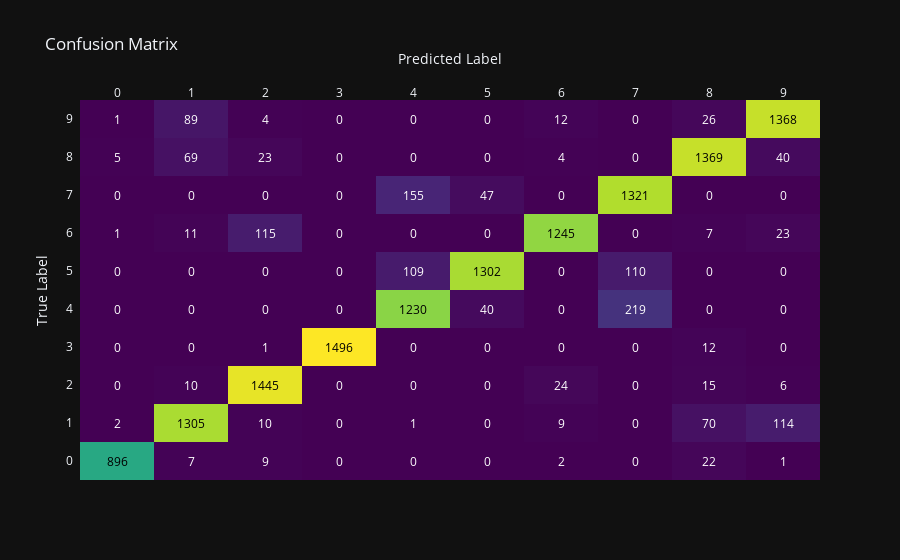

This figure's notebook cell:
### Markdown cell above
Confusion Matrix

### Code cell
import plotly.figure_factory as ff
import numpy as np
from sklearn.metrics import confusion_matrix

# Predict classes to compute confusion matrix
y_pred = model.predict(X_test)
y_pred_classes = np.argmax(y_pred, axis=1)

# Confusion Matrix
cm = confusion_matrix(y_test, y_pred_classes)
labels = list(range(len(np.unique(y_test))))  # Adjust as per your labels

# Create a heatmap from the confusion matrix
fig = ff.create_annotated_heatmap(z=cm, x=labels, y=labels, colorscale='Viridis')
fig.update_layout(title='Confusion Matrix',
                  xaxis_title='Predicted Label',
                  yaxis_title='True Label',
                  template='plotly_dark')
fig.show()

### Figure 1 — Plotly figure (JSON) as saved in the notebook; plotly's stock layout.template omitted (floating-point values rounded to 4 significant figures)
{"data": [{"colorscale": [[0, "#440154"], [0.1111, "#482878"], [0.2222, "#3e4989"], [0.3333, "#31688e"], [0.4444, "#26828e"], [0.5556, "#1f9e89"], [0.6667, "#35b779"], [0.7778, "#6ece58"], [0.8889, "#b5de2b"], [1, "#fde725"]], "reversescale": false, "showscale": false, "type": "heatmap", "x": [0, 1, 2, 3, 4, 5, 6, 7, 8, 9], "y": [0, 1, 2, 3, 4, 5, 6, 7, 8, 9], "z": [[896, 7, 9, 0, 0, 0, 2, 0, 22, 1], [2, 1305, 10, 0, 1, 0, 9, 0, 70, 114], [0, 10, 1445, 0, 0, 0, 24, 0, 15, 6], [0, 0, 1, 1496, 0, 0, 0, 0, 12, 0], [0, 0, 0, 0, 1230, 40, 0, 219, 0, 0], [0, 0, 0, 0, 109, 1302, 0, 110, 0, 0], [1, 11, 115, 0, 0, 0, 1245, 0, 7, 23], [0, 0, 0, 0, 155, 47, 0, 1321, 0, 0], [5, 69, 23, 0, 0, 0, 4, 0, 1369, 40], [1, 89, 4, 0, 0, 0, 12, 0, 26, 1368]]}], "layout": {"annotations": [{"font": {"color": "#000000"}, "showarrow": false, "text": "896", "x": 0, "xref": "x", "y": 0, "yref": "y"}, {"font": {"color": "#FFFFFF"}, "showarrow": false, "text": "7", "x": 1, "xref": "x", "y": 0, "yref": "y"}, {"font": {"color": "#FFFFFF"}, "showarrow": false, "text": "9", "x": 2, "xref": "x", "y": 0, "yref": "y"}, {"font": {"color": "#FFFFFF"}, "showarrow": false, "text": "0", "x": 3, "xref": "x", "y": 0, "yref": "y"}, {"font": {"color": "#FFFFFF"}, "showarrow": false, "text": "0", "x": 4, "xref": "x", "y": 0, "yref": "y"}, {"font": {"color": "#FFFFFF"}, "showarrow": false, "text": "0", "x": 5, "xref": "x", "y": 0, "yref": "y"}, {"font": {"color": "#FFFFFF"}, "showarrow": false, "text": "2", "x": 6, "xref": "x", "y": 0, "yref": "y"}, {"font": {"color": "#FFFFFF"}, "showarrow": false, "text": "0", "x": 7, "xref": "x", "y": 0, "yref": "y"}, {"font": {"color": "#FFFFFF"}, "showarrow": false, "text": "22", "x": 8, "xref": "x", "y": 0, "yref": "y"}, {"font": {"color": "#FFFFFF"}, "showarrow": false, "text": "1", "x": 9, "xref": "x", "y": 0, "yref": "y"}, {"font": {"color": "#FFFFFF"}, "showarrow": false, "text": "2", "x": 0, "xref": "x", "y": 1, "yref": "y"}, {"font": {"color": "#000000"}, "showarrow": false, "text": "1305", "x": 1, "xref": "x", "y": 1, "yref": "y"}, {"font": {"color": "#FFFFFF"}, "showarrow": false, "text": "10", "x": 2, "xref": "x", "y": 1, "yref": "y"}, {"font": {"color": "#FFFFFF"}, "showarrow": false, "text": "0", "x": 3, "xref": "x", "y": 1, "yref": "y"}, {"font": {"color": "#FFFFFF"}, "showarrow": false, "text": "1", "x": 4, "xref": "x", "y": 1, "yref": "y"}, {"font": {"color": "#FFFFFF"}, "showarrow": false, "text": "0", "x": 5, "xref": "x", "y": 1, "yref": "y"}, {"font": {"color": "#FFFFFF"}, "showarrow": false, "text": "9", "x": 6, "xref": "x", "y": 1, "yref": "y"}, {"font": {"color": "#FFFFFF"}, "showarrow": false, "text": "0", "x": 7, "xref": "x", "y": 1, "yref": "y"}, {"font": {"color": "#FFFFFF"}, "showarrow": false, "text": "70", "x": 8, "xref": "x", "y": 1, "yref": "y"}, {"font": {"color": "#FFFFFF"}, "showarrow": false, "text": "114", "x": 9, "xref": "x", "y": 1, "yref": "y"}, {"font": {"color": "#FFFFFF"}, "showarrow": false, "text": "0", "x": 0, "xref": "x", "y": 2, "yref": "y"}, {"font": {"color": "#FFFFFF"}, "showarrow": false, "text": "10", "x": 1, "xref": "x", "y": 2, "yref": "y"}, {"font": {"color": "#000000"}, "showarrow": false, "text": "1445", "x": 2, "xref": "x", "y": 2, "yref": "y"}, {"font": {"color": "#FFFFFF"}, "showarrow": false, "text": "0", "x": 3, "xref": "x", "y": 2, "yref": "y"}, {"font": {"color": "#FFFFFF"}, "showarrow": false, "text": "0", "x": 4, "xref": "x", "y": 2, "yref": "y"}, {"font": {"color": "#FFFFFF"}, "showarrow": false, "text": "0", "x": 5, "xref": "x", "y": 2, "yref": "y"}, {"font": {"color": "#FFFFFF"}, "showarrow": false, "text": "24", "x": 6, "xref": "x", "y": 2, "yref": "y"}, {"font": {"color": "#FFFFFF"}, "showarrow": false, "text": "0", "x": 7, "xref": "x", "y": 2, "yref": "y"}, {"font": {"color": "#FFFFFF"}, "showarrow": false, "text": "15", "x": 8, "xref": "x", "y": 2, "yref": "y"}, {"font": {"color": "#FFFFFF"}, "showarrow": false, "text": "6", "x": 9, "xref": "x", "y": 2, "yref": "y"}, {"font": {"color": "#FFFFFF"}, "showarrow": false, "text": "0", "x": 0, "xref": "x", "y": 3, "yref": "y"}, {"font": {"color": "#FFFFFF"}, "showarrow": false, "text": "0", "x": 1, "xref": "x", "y": 3, "yref": "y"}, {"font": {"color": "#FFFFFF"}, "showarrow": false, "text": "1", "x": 2, "xref": "x", "y": 3, "yref": "y"}, {"font": {"color": "#000000"}, "showarrow": false, "text": "1496", "x": 3, "xref": "x", "y": 3, "yref": "y"}, {"font": {"color": "#FFFFFF"}, "showarrow": false, "text": "0", "x": 4, "xref": "x", "y": 3, "yref": "y"}, {"font": {"color": "#FFFFFF"}, "showarrow": false, "text": "0", "x": 5, "xref": "x", "y": 3, "yref": "y"}, {"font": {"color": "#FFFFFF"}, "showarrow": false, "text": "0", "x": 6, "xref": "x", "y": 3, "yref": "y"}, {"font": {"color": "#FFFFFF"}, "showarrow": false, "text": "0", "x": 7, "xref": "x", "y": 3, "yref": "y"}, {"font": {"color": "#FFFFFF"}, "showarrow": false, "text": "12", "x": 8, "xref": "x", "y": 3, "yref": "y"}, {"font": {"color": "#FFFFFF"}, "showarrow": false, "text": "0", "x": 9, "xref": "x", "y": 3, "yref": "y"}, {"font": {"color": "#FFFFFF"}, "showarrow": false, "text": "0", "x": 0, "xref": "x", "y": 4, "yref": "y"}, {"font": {"color": "#FFFFFF"}, "showarrow": false, "text": "0", "x": 1, "xref": "x", "y": 4, "yref": "y"}, {"font": {"color": "#FFFFFF"}, "showarrow": false, "text": "0", "x": 2, "xref": "x", "y": 4, "yref": "y"}, {"font": {"color": "#FFFFFF"}, "showarrow": false, "text": "0", "x": 3, "xref": "x", "y": 4, "yref": "y"}, {"font": {"color": "#000000"}, "showarrow": false, "text": "1230", "x": 4, "xref": "x", "y": 4, "yref": "y"}, {"font": {"color": "#FFFFFF"}, "showarrow": false, "text": "40", "x": 5, "xref": "x", "y": 4, "yref": "y"}, {"font": {"color": "#FFFFFF"}, "showarrow": false, "text": "0", "x": 6, "xref": "x", "y": 4, "yref": "y"}, {"font": {"color": "#FFFFFF"}, "showarrow": false, "text": "219", "x": 7, "xref": "x", "y": 4, "yref": "y"}, {"font": {"color": "#FFFFFF"}, "showarrow": false, "text": "0", "x": 8, "xref": "x", "y": 4, "yref": "y"}, {"font": {"color": "#FFFFFF"}, "showarrow": false, "text": "0", "x": 9, "xref": "x", "y": 4, "yref": "y"}, {"font": {"color": "#FFFFFF"}, "showarrow": false, "text": "0", "x": 0, "xref": "x", "y": 5, "yref": "y"}, {"font": {"color": "#FFFFFF"}, "showarrow": false, "text": "0", "x": 1, "xref": "x", "y": 5, "yref": "y"}, {"font": {"color": "#FFFFFF"}, "showarrow": false, "text": "0", "x": 2, "xref": "x", "y": 5, "yref": "y"}, {"font": {"color": "#FFFFFF"}, "showarrow": false, "text": "0", "x": 3, "xref": "x", "y": 5, "yref": "y"}, {"font": {"color": "#FFFFFF"}, "showarrow": false, "text": "109", "x": 4, "xref": "x", "y": 5, "yref": "y"}, {"font": {"color": "#000000"}, "showarrow": false, "text": "1302", "x": 5, "xref": "x", "y": 5, "yref": "y"}, {"font": {"color": "#FFFFFF"}, "showarrow": false, "text": "0", "x": 6, "xref": "x", "y": 5, "yref": "y"}, {"font": {"color": "#FFFFFF"}, "showarrow": false, "text": "110", "x": 7, "xref": "x", "y": 5, "yref": "y"}, {"font": {"color": "#FFFFFF"}, "showarrow": false, "text": "0", "x": 8, "xref": "x", "y": 5, "yref": "y"}, {"font": {"color": "#FFFFFF"}, "showarrow": false, "text": "0", "x": 9, "xref": "x", "y": 5, "yref": "y"}, {"font": {"color": "#FFFFFF"}, "showarrow": false, "text": "1", "x": 0, "xref": "x", "y": 6, "yref": "y"}, {"font": {"color": "#FFFFFF"}, "showarrow": false, "text": "11", "x": 1, "xref": "x", "y": 6, "yref": "y"}, {"font": {"color": "#FFFFFF"}, "showarrow": false, "text": "115", "x": 2, "xref": "x", "y": 6, "yref": "y"}, {"font": {"color": "#FFFFFF"}, "showarrow": false, "text": "0", "x": 3, "xref": "x", "y": 6, "yref": "y"}, {"font": {"color": "#FFFFFF"}, "showarrow": false, "text": "0", "x": 4, "xref": "x", "y": 6, "yref": "y"}, {"font": {"color": "#FFFFFF"}, "showarrow": false, "text": "0", "x": 5, "xref": "x", "y": 6, "yref": "y"}, {"font": {"color": "#000000"}, "showarrow": false, "text": "1245", "x": 6, "xref": "x", "y": 6, "yref": "y"}, {"font": {"color": "#FFFFFF"}, "showarrow": false, "text": "0", "x": 7, "xref": "x", "y": 6, "yref": "y"}, {"font": {"color": "#FFFFFF"}, "showarrow": false, "text": "7", "x": 8, "xref": "x", "y": 6, "yref": "y"}, {"font": {"color": "#FFFFFF"}, "showarrow": false, "text": "23", "x": 9, "xref": "x", "y": 6, "yref": "y"}, {"font": {"color": "#FFFFFF"}, "showarrow": false, "text": "0", "x": 0, "xref": "x", "y": 7, "yref": "y"}, {"font": {"color": "#FFFFFF"}, "showarrow": false, "text": "0", "x": 1, "xref": "x", "y": 7, "yref": "y"}, {"font": {"color": "#FFFFFF"}, "showarrow": false, "text": "0", "x": 2, "xref": "x", "y": 7, "yref": "y"}, {"font": {"color": "#FFFFFF"}, "showarrow": false, "text": "0", "x": 3, "xref": "x", "y": 7, "yref": "y"}, {"font": {"color": "#FFFFFF"}, "showarrow": false, "text": "155", "x": 4, "xref": "x", "y": 7, "yref": "y"}, {"font": {"color": "#FFFFFF"}, "showarrow": false, "text": "47", "x": 5, "xref": "x", "y": 7, "yref": "y"}, {"font": {"color": "#FFFFFF"}, "showarrow": false, "text": "0", "x": 6, "xref": "x", "y": 7, "yref": "y"}, {"font": {"color": "#000000"}, "showarrow": false, "text": "1321", "x": 7, "xref": "x", "y": 7, "yref": "y"}, {"font": {"color": "#FFFFFF"}, "showarrow": false, "text": "0", "x": 8, "xref": "x", "y": 7, "yref": "y"}, {"font": {"color": "#FFFFFF"}, "showarrow": false, "text": "0", "x": 9, "xref": "x", "y": 7, "yref": "y"}, {"font": {"color": "#FFFFFF"}, "showarrow": false, "text": "5", "x": 0, "xref": "x", "y": 8, "yref": "y"}, {"font": {"color": "#FFFFFF"}, "showarrow": false, "text": "69", "x": 1, "xref": "x", "y": 8, "yref": "y"}, {"font": {"color": "#FFFFFF"}, "showarrow": false, "text": "23", "x": 2, "xref": "x", "y": 8, "yref": "y"}, {"font": {"color": "#FFFFFF"}, "showarrow": false, "text": "0", "x": 3, "xref": "x", "y": 8, "yref": "y"}, {"font": {"color": "#FFFFFF"}, "showarrow": false, "text": "0", "x": 4, "xref": "x", "y": 8, "yref": "y"}, {"font": {"color": "#FFFFFF"}, "showarrow": false, "text": "0", "x": 5, "xref": "x", "y": 8, "yref": "y"}, {"font": {"color": "#FFFFFF"}, "showarrow": false, "text": "4", "x": 6, "xref": "x", "y": 8, "yref": "y"}, {"font": {"color": "#FFFFFF"}, "showarrow": false, "text": "0", "x": 7, "xref": "x", "y": 8, "yref": "y"}, {"font": {"color": "#000000"}, "showarrow": false, "text": "1369", "x": 8, "xref": "x", "y": 8, "yref": "y"}, {"font": {"color": "#FFFFFF"}, "showarrow": false, "text": "40", "x": 9, "xref": "x", "y": 8, "yref": "y"}, {"font": {"color": "#FFFFFF"}, "showarrow": false, "text": "1", "x": 0, "xref": "x", "y": 9, "yref": "y"}, {"font": {"color": "#FFFFFF"}, "showarrow": false, "text": "89", "x": 1, "xref": "x", "y": 9, "yref": "y"}, {"font": {"color": "#FFFFFF"}, "showarrow": false, "text": "4", "x": 2, "xref": "x", "y": 9, "yref": "y"}, {"font": {"color": "#FFFFFF"}, "showarrow": false, "text": "0", "x": 3, "xref": "x", "y": 9, "yref": "y"}, {"font": {"color": "#FFFFFF"}, "showarrow": false, "text": "0", "x": 4, "xref": "x", "y": 9, "yref": "y"}, {"font": {"color": "#FFFFFF"}, "showarrow": false, "text": "0", "x": 5, "xref": "x", "y": 9, "yref": "y"}, {"font": {"color": "#FFFFFF"}, "showarrow": false, "text": "12", "x": 6, "xref": "x", "y": 9, "yref": "y"}, {"font": {"color": "#FFFFFF"}, "showarrow": false, "text": "0", "x": 7, "xref": "x", "y": 9, "yref": "y"}, {"font": {"color": "#FFFFFF"}, "showarrow": false, "text": "26", "x": 8, "xref": "x", "y": 9, "yref": "y"}, {"font": {"color": "#000000"}, "showarrow": false, "text": "1368", "x": 9, "xref": "x", "y": 9, "yref": "y"}], "title": {"text": "Confusion Matrix"}, "xaxis": {"dtick": 1, "gridcolor": "rgb(0, 0, 0)", "side": "top", "ticks": "", "title": {"text": "Predicted Label"}}, "yaxis": {"dtick": 1, "ticks": "", "ticksuffix": "  ", "title": {"text": "True Label"}}}}
